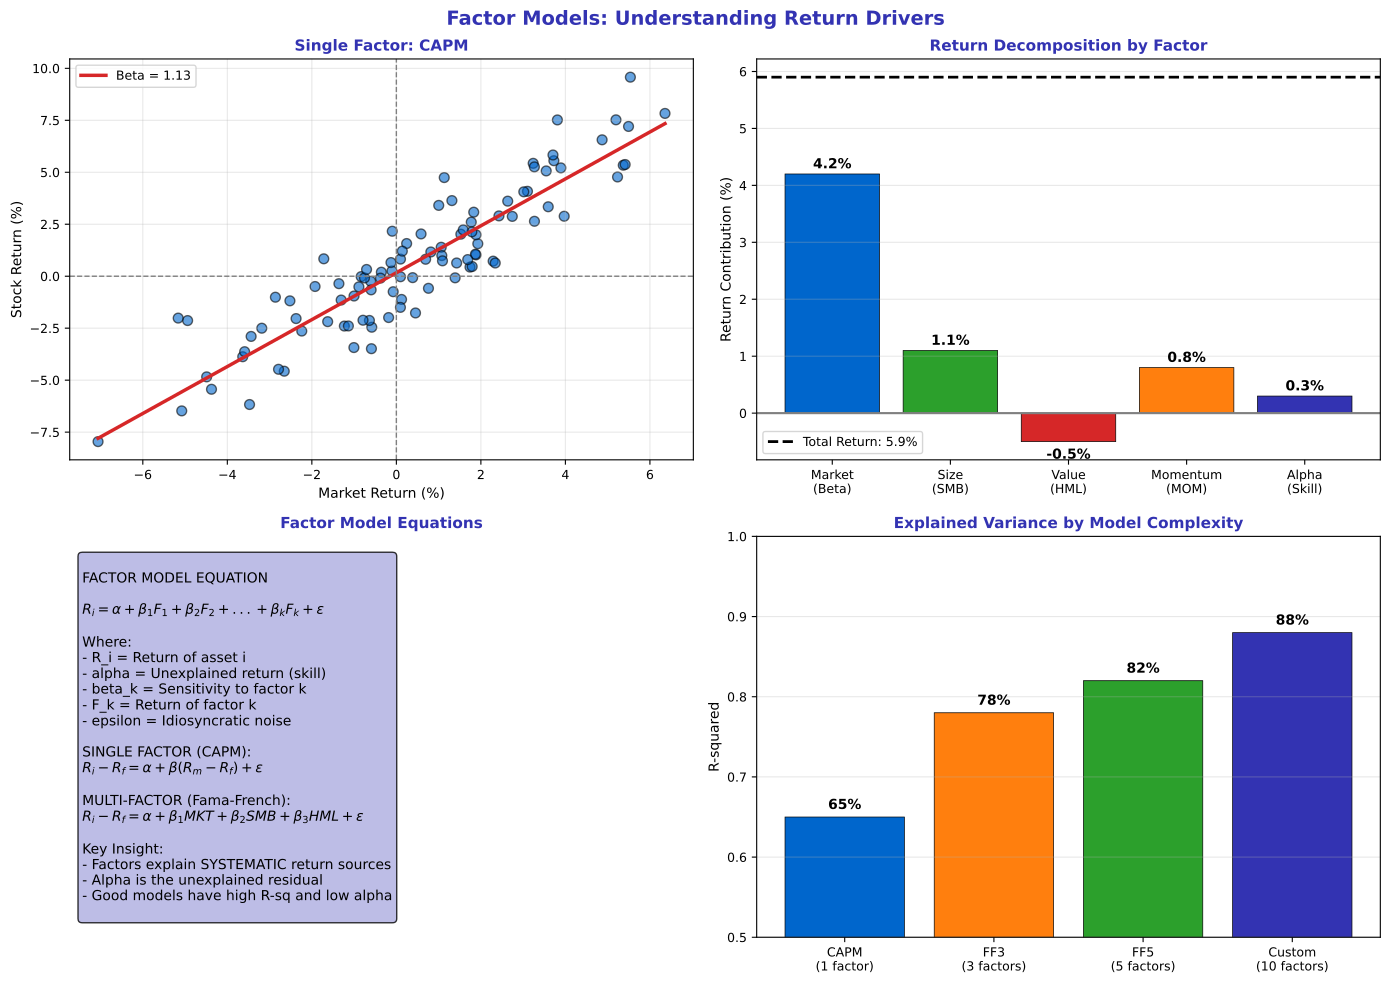

Generate this figure with Python:
"""Factor Model Concept - What is a factor?"""
import matplotlib.pyplot as plt
import numpy as np
from pathlib import Path

plt.rcParams.update({
    'font.size': 10,
    'axes.labelsize': 10,
    'axes.titlesize': 11,
    'xtick.labelsize': 9,
    'ytick.labelsize': 9,
    'legend.fontsize': 9,
    'figure.figsize': (10, 6),
    'figure.dpi': 150
})

MLPURPLE = '#3333B2'
MLLAVENDER = '#ADADE0'
MLBLUE = '#0066CC'
MLORANGE = '#FF7F0E'
MLGREEN = '#2CA02C'
MLRED = '#D62728'

np.random.seed(42)

fig, axes = plt.subplots(2, 2, figsize=(14, 10))
fig.suptitle('Factor Models: Understanding Return Drivers', fontsize=14, fontweight='bold', color=MLPURPLE)

# Plot 1: Single factor model (CAPM)
ax1 = axes[0, 0]

# Market returns vs stock returns
n = 100
market_returns = np.random.normal(0.8, 3, n)
beta = 1.2
alpha = 0.1
stock_returns = alpha + beta * market_returns + np.random.normal(0, 1.5, n)

ax1.scatter(market_returns, stock_returns, c=MLBLUE, s=50, alpha=0.6, edgecolors='black')

# Fit line
z = np.polyfit(market_returns, stock_returns, 1)
x_line = np.linspace(market_returns.min(), market_returns.max(), 100)
ax1.plot(x_line, np.poly1d(z)(x_line), color=MLRED, linewidth=2.5, label=f'Beta = {z[0]:.2f}')

ax1.axhline(0, color='gray', linewidth=1, linestyle='--')
ax1.axvline(0, color='gray', linewidth=1, linestyle='--')

ax1.set_title('Single Factor: CAPM', fontsize=11, fontweight='bold', color=MLPURPLE)
ax1.set_xlabel('Market Return (%)', fontsize=10)
ax1.set_ylabel('Stock Return (%)', fontsize=10)
ax1.legend(fontsize=9)
ax1.grid(alpha=0.3)

# Plot 2: Factor decomposition
ax2 = axes[0, 1]

factors = ['Market\n(Beta)', 'Size\n(SMB)', 'Value\n(HML)', 'Momentum\n(MOM)', 'Alpha\n(Skill)']
contributions = [4.2, 1.1, -0.5, 0.8, 0.3]
colors = [MLBLUE, MLGREEN, MLRED, MLORANGE, MLPURPLE]

bars = ax2.bar(factors, contributions, color=colors, edgecolor='black', linewidth=0.5)
ax2.axhline(0, color='gray', linewidth=1.5)

# Add total return annotation
total = sum(contributions)
ax2.axhline(total, color='black', linestyle='--', linewidth=2, label=f'Total Return: {total:.1f}%')

ax2.set_title('Return Decomposition by Factor', fontsize=11, fontweight='bold', color=MLPURPLE)
ax2.set_ylabel('Return Contribution (%)', fontsize=10)
ax2.legend(fontsize=9)
ax2.grid(alpha=0.3, axis='y')

# Add values on bars
for bar, val in zip(bars, contributions):
    y_pos = val + 0.1 if val > 0 else val - 0.3
    ax2.text(bar.get_x() + bar.get_width()/2, y_pos, f'{val:.1f}%',
             ha='center', fontsize=10, fontweight='bold')

# Plot 3: Factor model equation
ax3 = axes[1, 0]
ax3.axis('off')

equation = r'''
FACTOR MODEL EQUATION

$R_i = \alpha + \beta_1 F_1 + \beta_2 F_2 + ... + \beta_k F_k + \epsilon$

Where:
- R_i = Return of asset i
- alpha = Unexplained return (skill)
- beta_k = Sensitivity to factor k
- F_k = Return of factor k
- epsilon = Idiosyncratic noise

SINGLE FACTOR (CAPM):
$R_i - R_f = \alpha + \beta (R_m - R_f) + \epsilon$

MULTI-FACTOR (Fama-French):
$R_i - R_f = \alpha + \beta_1 MKT + \beta_2 SMB + \beta_3 HML + \epsilon$

Key Insight:
- Factors explain SYSTEMATIC return sources
- Alpha is the unexplained residual
- Good models have high R-sq and low alpha
'''

ax3.text(0.02, 0.95, equation, transform=ax3.transAxes, fontsize=10,
         verticalalignment='top',
         bbox=dict(boxstyle='round', facecolor=MLLAVENDER, alpha=0.8))
ax3.set_title('Factor Model Equations', fontsize=11, fontweight='bold', color=MLPURPLE)

# Plot 4: R-squared progression
ax4 = axes[1, 1]

models = ['CAPM\n(1 factor)', 'FF3\n(3 factors)', 'FF5\n(5 factors)', 'Custom\n(10 factors)']
r_squared = [0.65, 0.78, 0.82, 0.88]

bars = ax4.bar(models, r_squared, color=[MLBLUE, MLORANGE, MLGREEN, MLPURPLE],
               edgecolor='black', linewidth=0.5)

ax4.set_title('Explained Variance by Model Complexity', fontsize=11, fontweight='bold', color=MLPURPLE)
ax4.set_ylabel('R-squared', fontsize=10)
ax4.set_ylim(0.5, 1.0)
ax4.grid(alpha=0.3, axis='y')

# Add values
for bar, r2 in zip(bars, r_squared):
    ax4.text(bar.get_x() + bar.get_width()/2, r2 + 0.01, f'{r2:.0%}',
             ha='center', fontsize=10, fontweight='bold')

plt.tight_layout()
plt.savefig(Path(__file__).parent / 'chart.pdf', dpi=300, bbox_inches='tight')
plt.close()
